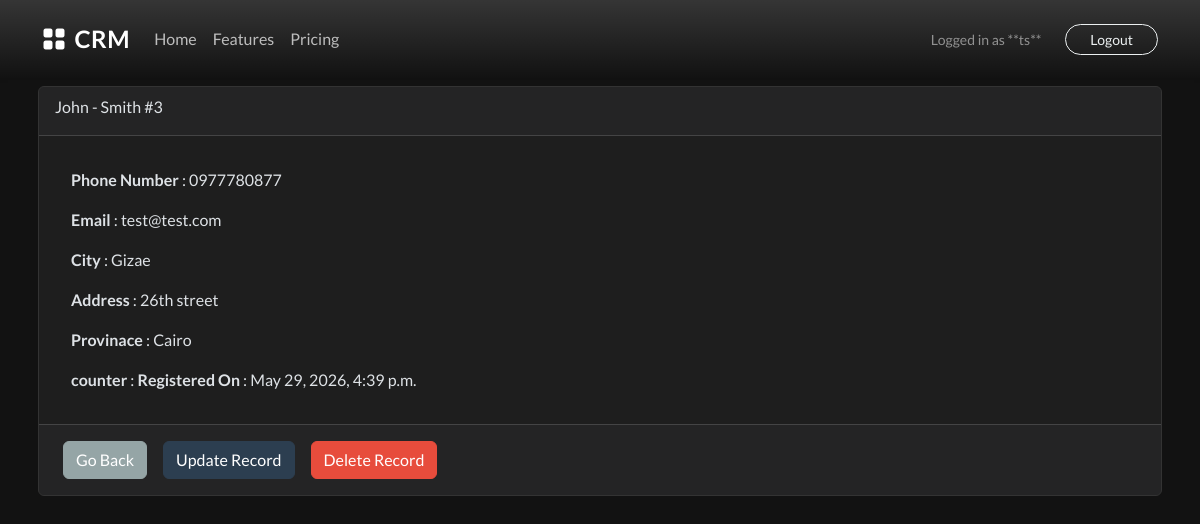
Page /view_record/3 (signed in) on the committed database.
### webapp/models.py (models this page shows, shortened)
class Record(models.Model):
    first_name = models.CharField(max_length = 100)
    last_name = models.CharField(max_length = 100)
    email = models.CharField(max_length = 255)
    phone = models.CharField(max_length = 20)
    address = models.CharField(max_length = 100)
    city = models.CharField(max_length = 100)
    provinace = models.CharField(max_length = 100)
    country = models.CharField(max_length = 100)
    created_at = models.DateTimeField(auto_now_add=True)

### webapp/views.py (the view)
# urls.py: path('view_record/<int:pk>',views.view_record,name='view_record'),
@login_required(login_url='login')
def view_record(request,pk):
    record = Record.objects.get(id=pk)
    context = {'record':record}
    return render(request,'webapp/view-record.html',context)

### webapp/templates/webapp/view-record.html
{% extends 'webapp/base.html' %}
{% block content %}
<div class="container p-lg-2">
    <div class="card">
        <div class="card-header">
            <div class="card-title">{{ record.first_name }} - {{ record.last_name }} #{{ record.id }}</div>
        </div>
        <div class="card-body">
            <p class="m-3">
                <strong>Phone Number</strong> : {{ record.phone }}
            </p>
            <p class="m-3">
                <strong>Email</strong> : {{ record.email }}
            </p>
            <p class="m-3">
                <strong>City</strong> : {{ record.city }}
            </p>
            <p class="m-3">
                <strong>Address</strong> : {{ record.address }}
            </p>
            <p class="m-3">
                <strong>Provinace</strong> : {{ record.provinace }}
            </p>
            <p class="m-3">
                <strong>counter</strong> : {{ record.counter }}
                <strong>Registered On</strong> : {{ record.created_at }}
            </p>
        </div>
        <div class="card-footer d-flex g-3">
            <a href="{% url 'dashboard' %}" class="btn btn-secondary btn-block m-2">Go Back</a>
            <a href="{% url 'update_record' record.id %}" class="btn btn-primary btn-block m-2">Update Record</a>
            <a href="{% url 'dashboard' %}" class="btn btn-danger btn-block m-2">Delete Record</a>
        </div>
    </div>
</div>
{% endblock %}

### webapp/templates/webapp/navbar.html (shortened to what this page needs)
<nav class="navbar navbar-expand-lg navbar-dark bg-gradient shadow-sm">
  <div class="container">
    <a class="navbar-brand fw-bold text-white" href="{% url 'home' %}">
      <i class="bi bi-grid-fill me-2"></i>CRM
    </a>
    <div class="collapse navbar-collapse" id="navbarText">
      <ul class="navbar-nav me-auto mb-2 mb-lg-0">
        <li class="nav-item">
          <a class="nav-link {% if request.path == '/' %}active{% endif %} text-white-50 hover-white" aria-current="page" href="/">Home</a>
        </li>
        <li class="nav-item">
          <a class="nav-link text-white-50 hover-white" href="#">Features</a>
        </li>
        <li class="nav-item">
          <a class="nav-link text-white-50 hover-white" href="#">Pricing</a>
        </li>
      </ul>
      <div class="d-flex align-items-center gap-3">
        {% if user.is_authenticated %}
          <span class="text-white-50 me-2 small">Logged in as **{{ user.username }}**</span>
          <form alt="Logout Form" action="{% url 'logout' %}" method="post" class="m-0">
            <button type="submit" class="btn btn-outline-light btn-sm rounded-pill px-4">Logout</button>
          </form>
        {% else %}
          <a href="{% url 'login' %}" class="text-white text-decoration-none {% if request.path == '/login/' %}active{% endif %}">Login</a>
          <a href="{% url 'register' %}" class="btn btn-light btn-sm rounded-pill px-4 {% if request.path == '/register/' %}active{% endif %}">Sign Up</a>
        {% endif %}
      </div>
    </div>
  </div>
</nav>

### webapp/templates/webapp/base.html (style rules this page uses)
[data-bs-theme="dark"] body { background-color: #121212; color: #e0e0e0; }
[data-bs-theme="dark"] .card { background-color: #1e1e1e; border-color: #333; }

### webapp/templates/webapp/navbar.html (style rules this page uses)
.bg-gradient { background: linear-gradient(135deg, #667eea 0%, #764ba2 100%); }
.nav-link.text-white-50 { color: rgba(255, 255, 255, 0.7) !important; transition: color 0.3s ease; }
.navbar-brand { font-size: 1.5rem; letter-spacing: 0.5px; }

### rows in the picture
Record: first_name "John", last_name "Smith", id "3", phone "0977780877", email "test@test.com", city "Gizae", address "26th street", provinace "Cairo", created_at "May 29, 2026, 4:39 p.m."

### other values in the picture
{{ user.username }} "ts"
